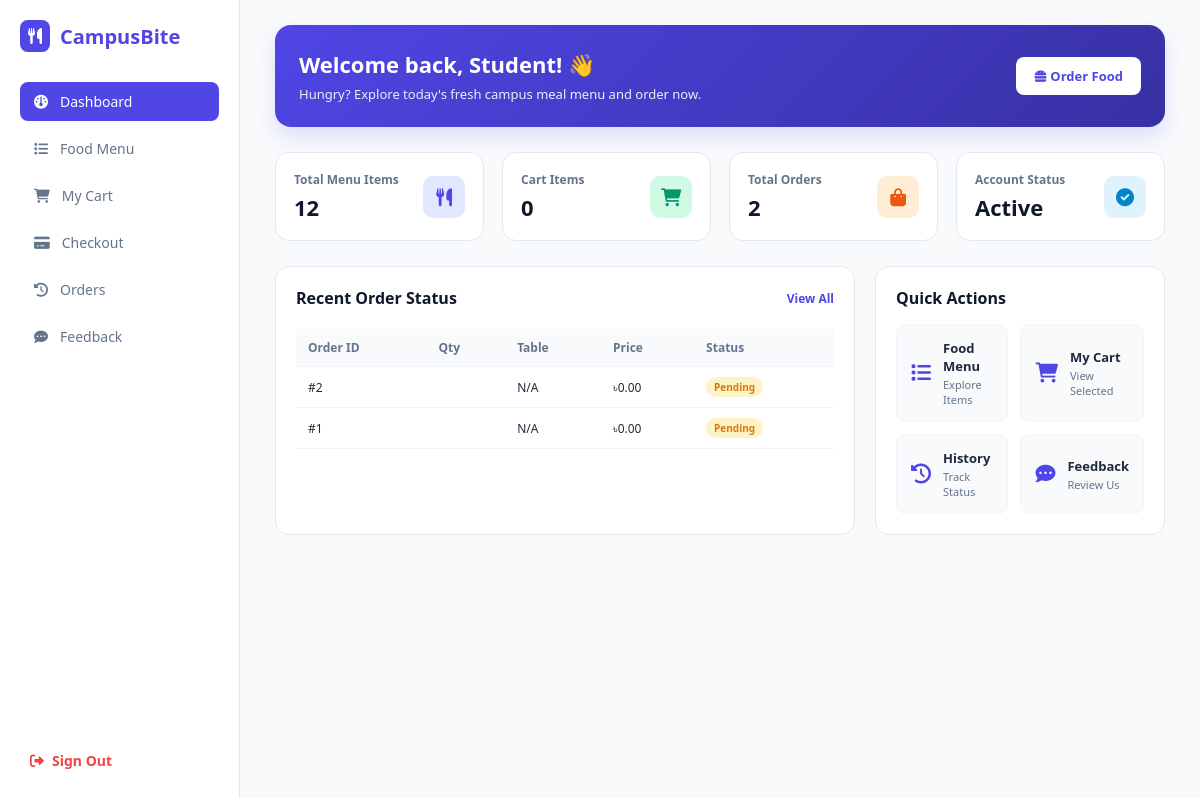
The app's page /student/dashboard.php (signed in) with its own data.
### tables this page shows
CREATE TABLE `orders` (
  `order_id` int(11) NOT NULL,
  `user_id` int(11) DEFAULT NULL,
  `food_id` int(11) DEFAULT NULL,
  `quantity` int(11) DEFAULT NULL,
  `table_number` int(11) DEFAULT NULL,
  `status` varchar(30) DEFAULT 'Pending',
  `total_price` decimal(10,2) NOT NULL,
  `created_at` timestamp NOT NULL DEFAULT current_timestamp(),
  `total_amount` decimal(10,2) NOT NULL,
  `payment_method` varchar(50) DEFAULT 'Cash on Delivery'
);

### student/dashboard.php (the view, shortened to what this page needs)
<?php
if (file_exists('../config.php')) {
    include '../config.php';
} elseif (file_exists('../db.php')) {
    include '../db.php';
} elseif (file_exists('../db_connect.php')) {
    include '../db_connect.php';
} else {
    $conn = mysqli_connect("localhost", "root", "", "campusbite_db");
}
$total_foods = 0;
$total_orders = 0;
$total_cart = 0;
if ($conn) {
    $foods_q = mysqli_query($conn, "SELECT * FROM foods");
    if ($foods_q) { $total_foods = mysqli_num_rows($foods_q); }
    $orders_q = mysqli_query($conn, "SELECT * FROM orders");
    if ($orders_q) { $total_orders = mysqli_num_rows($orders_q); }
    $cart_q = mysqli_query($conn, "SELECT * FROM cart");
    if ($cart_q) { $total_cart = mysqli_num_rows($cart_q); }
}
$recent_orders = mysqli_query($conn, "SELECT * FROM orders ORDER BY order_id DESC LIMIT 5");
?>
<!DOCTYPE html>
<html lang="en">
<head>
    <link href="https://cdnjs.cloudflare.com/ajax/libs/font-awesome/6.0.0/css/all.min.css" rel="stylesheet">
</head>
<body>
    <div class="sidebar">
        <div>
            <div class="brand">
                <i class="fa-solid fa-utensils"></i> CampusBite
            </div>
            <ul class="nav-menu">
                <li class="nav-item active"><a href="dashboard.php"><i class="fa-solid fa-gauge"></i> Dashboard</a></li>
                <li class="nav-item"><a href="menu.php"><i class="fa-solid fa-list"></i> Food Menu</a></li>
                <li class="nav-item"><a href="cart.php"><i class="fa-solid fa-cart-shopping"></i> My Cart</a></li>
                <li class="nav-item"><a href="checkout.php"><i class="fa-solid fa-credit-card"></i> Checkout</a></li>
                <li class="nav-item"><a href="orders.php"><i class="fa-solid fa-clock-rotate-left"></i> Orders</a></li>
                <li class="nav-item"><a href="feedback.php"><i class="fa-solid fa-comment-dots"></i> Feedback</a></li>
            </ul>
        </div>
        <a href="../logout.php" class="logout-link"><i class="fa-solid fa-right-from-bracket"></i> Sign Out</a>
    </div>
    <div class="main-content">
        <div class="container">
            <div class="welcome-card">
                <div>
                    <h1>Welcome back, Student! 👋</h1>
                    <p>Hungry? Explore today's fresh campus meal menu and order now.</p>
                </div>
                <a href="menu.php" class="order-now-btn"><i class="fa-solid fa-burger"></i> Order Food</a>
            </div>
            <div class="stats-grid">
                <div class="stat-card">
                    <div class="stat-info">
                        <div>Total Menu Items</div>
                        <h2><?= $total_foods; ?></h2>
                    </div>
                    <div class="stat-icon icon-purple"><i class="fa-solid fa-utensils"></i></div>
                </div>
                <div class="stat-card">
                    <div class="stat-info">
                        <div>Cart Items</div>
                        <h2><?= $total_cart; ?></h2>
                    </div>
                    <div class="stat-icon icon-green"><i class="fa-solid fa-cart-shopping"></i></div>
                </div>
                <div class="stat-card">
                    <div class="stat-info">
                        <div>Total Orders</div>
                        <h2><?= $total_orders; ?></h2>
                    </div>
                    <div class="stat-icon icon-orange"><i class="fa-solid fa-bag-shopping"></i></div>
                </div>
                <div class="stat-card">
                    <div class="stat-info">
                        <div>Account Status</div>
                        <h2>Active</h2>
                    </div>
                    <div class="stat-icon icon-blue"><i class="fa-solid fa-circle-check"></i></div>
                </div>
            </div>
            <div class="dashboard-grid">
                <div class="card-box">
                    <div class="section-title">
                        <span>Recent Order Status</span>
                        <a href="orders.php" style="font-size: 12px; color: #4f46e5; text-decoration: none;">View All</a>
                    </div>
                    <div class="table-container">
                        <table>
                            <thead>
                                <tr>
                                    <th>Order ID</th>
                                    <th>Qty</th>
                                    <th>Table</th>
                                    <th>Price</th>
                                    <th>Status</th>
                                </tr>
                            </thead>
                            <tbody>
                                <?php if ($recent_orders && mysqli_num_rows($recent_orders) > 0): ?>
                                    <?php while($row = mysqli_fetch_assoc($recent_orders)): ?>
                                        <tr>
                                            <td>#<?= htmlspecialchars($row['order_id']); ?></td>
                                            <td><?= htmlspecialchars($row['quantity']); ?></td>
                                            <td><?= htmlspecialchars($row['table_number'] ?? 'N/A'); ?></td>
                                            <td>৳<?= htmlspecialchars($row['total_price']); ?></td>
                                            <td>
                                                <span class="status-pill <?= strtolower($row['status']) == 'completed' ? 'status-completed' : 'status-pending'; ?>">
                                                    <?= htmlspecialchars($row['status'] ?? 'Pending'); ?>
                                                </span>
                                            </td>
                                        </tr>
                                    <?php endwhile; ?>
                                <?php else: ?>
                                    <tr>
                                        <td colspan="5" style="text-align: center; color: #94a3b8; padding: 15px;">No recent orders placed yet.</td>
                                    </tr>
                                <?php endif; ?>
                            </tbody>
                        </table>
                    </div>
                </div>
                <div class="card-box">
                    <div class="section-title">Quick Actions</div>
                    <div class="quick-grid">
                        <a href="menu.php" class="quick-card">
                            <i class="fa-solid fa-list"></i>
                            <div>
                                <h3>Food Menu</h3>
                                <p>Explore Items</p>
                            </div>
                        </a>
                        <a href="cart.php" class="quick-card">
                            <i class="fa-solid fa-cart-shopping"></i>
                            <div>
                                <h3>My Cart</h3>
                                <p>View Selected</p>
                            </div>
                        </a>
                        <a href="orders.php" class="quick-card">
                            <i class="fa-solid fa-clock-rotate-left"></i>
                            <div>
                                <h3>History</h3>
                                <p>Track Status</p>
                            </div>
                        </a>
                        <a href="feedback.php" class="quick-card">
                            <i class="fa-solid fa-comment-dots"></i>
                            <div>
                                <h3>Feedback</h3>
                                <p>Review Us</p>
                            </div>
                        </a>
                    </div>
                </div>
            </div>
        </div>
    </div>
</body>
</html>

### student/dashboard.php (style rules this page uses)
* { margin: 0; padding: 0; box-sizing: border-box; font-family: 'Segoe UI', Tahoma, Geneva, Verdana, sans-serif; }
body { display: flex; background-color: #f8fafc; color: #1e293b; min-height: 100vh; }
.sidebar { width: 240px; min-width: 240px; background: #ffffff; padding: 20px; border-right: 1px solid #e2e8f0; display: flex; flex-direction: column; justify-content: space-between; }
.brand { display: flex; align-items: center; gap: 10px; font-size: 20px; font-weight: bold; color: #4f46e5; margin-bottom: 30px; }
.brand i { background: #4f46e5; color: #fff; padding: 8px; border-radius: 8px; font-size: 16px; }
.nav-menu { list-style: none; display: flex; flex-direction: column; gap: 8px; }
.nav-item a { display: flex; align-items: center; gap: 12px; padding: 10px 14px; text-decoration: none; color: #64748b; font-size: 14px; font-weight: 500; border-radius: 8px; transition: 0.2s; }
.nav-item.active a, .nav-item a:hover { background: #4f46e5; color: #ffffff; }
.logout-link { text-decoration: none; color: #ef4444; font-weight: 600; font-size: 14px; display: flex; align-items: center; gap: 8px; padding: 10px; }
.main-content { flex: 1; padding: 25px 35px; overflow-y: auto; }
.container { max-width: 1250px; margin: 0 auto; }
.welcome-card { background: linear-gradient(135deg, #4f46e5, #3730a3); color: white; padding: 24px; border-radius: 16px; margin-bottom: 25px; display: flex; justify-content: space-between; align-items: center; box-shadow: 0 10px 20px rgba(79, 70, 229, 0.15); }
.welcome-card h1 { font-size: 22px; font-weight: 700; margin-bottom: 6px; }
.welcome-card p { opacity: 0.9; font-size: 13px; }
.order-now-btn { background: #ffffff; color: #4f46e5; padding: 10px 18px; border-radius: 8px; text-decoration: none; font-weight: 700; font-size: 13px; transition: 0.2s; }
.stats-grid { display: grid; grid-template-columns: repeat(4, 1fr); gap: 18px; margin-bottom: 25px; }
.stat-card { background: #ffffff; padding: 18px; border-radius: 14px; border: 1px solid #e2e8f0; display: flex; align-items: center; justify-content: space-between; }
.stat-info div { font-size: 12px; color: #64748b; font-weight: 600; }
.stat-info h2 { font-size: 22px; font-weight: 800; color: #0f172a; margin-top: 4px; }
.stat-icon { width: 42px; height: 42px; border-radius: 10px; display: flex; align-items: center; justify-content: center; font-size: 18px; }
.icon-purple { background: #e0e7ff; color: #4f46e5; }
.icon-green { background: #d1fae5; color: #059669; }
.icon-orange { background: #ffedd5; color: #ea580c; }
.icon-blue { background: #e0f2fe; color: #0284c7; }
.dashboard-grid { display: grid; grid-template-columns: 2fr 1fr; gap: 20px; }
.card-box { background: #ffffff; border-radius: 14px; padding: 20px; border: 1px solid #e2e8f0; }
.section-title { font-size: 16px; font-weight: 700; color: #0f172a; margin-bottom: 15px; display: flex; justify-content: space-between; align-items: center; }
.quick-grid { display: grid; grid-template-columns: repeat(2, 1fr); gap: 12px; }
.quick-card { background: #f8fafc; padding: 14px; border-radius: 10px; border: 1px solid #f1f5f9; text-decoration: none; color: inherit; transition: 0.2s; display: flex; align-items: center; gap: 12px; }
.quick-card i { font-size: 20px; color: #4f46e5; }
.quick-card h3 { font-size: 13px; font-weight: 700; }
.quick-card p { font-size: 11px; color: #64748b; margin-top: 2px; }
.table-container { width: 100%; overflow-x: auto; }
table { width: 100%; border-collapse: collapse; margin-top: 5px; }
th, td { text-align: left; padding: 10px 12px; font-size: 12px; border-bottom: 1px solid #f1f5f9; }
th { color: #64748b; font-weight: 600; background: #f8fafc; }
.status-pill { padding: 3px 8px; border-radius: 12px; font-size: 10px; font-weight: 700; display: inline-block; text-transform: capitalize; }
.status-pending { background: #fef3c7; color: #d97706; }

### records on screen
orders: order_id "2", table_number "N/A", total_price "0.00", status "Pending"
orders: order_id "1", table_number "N/A", total_price "0.00", status "Pending"

### other values on screen
$total_foods "12"
$total_cart "0"
$total_orders "2"
